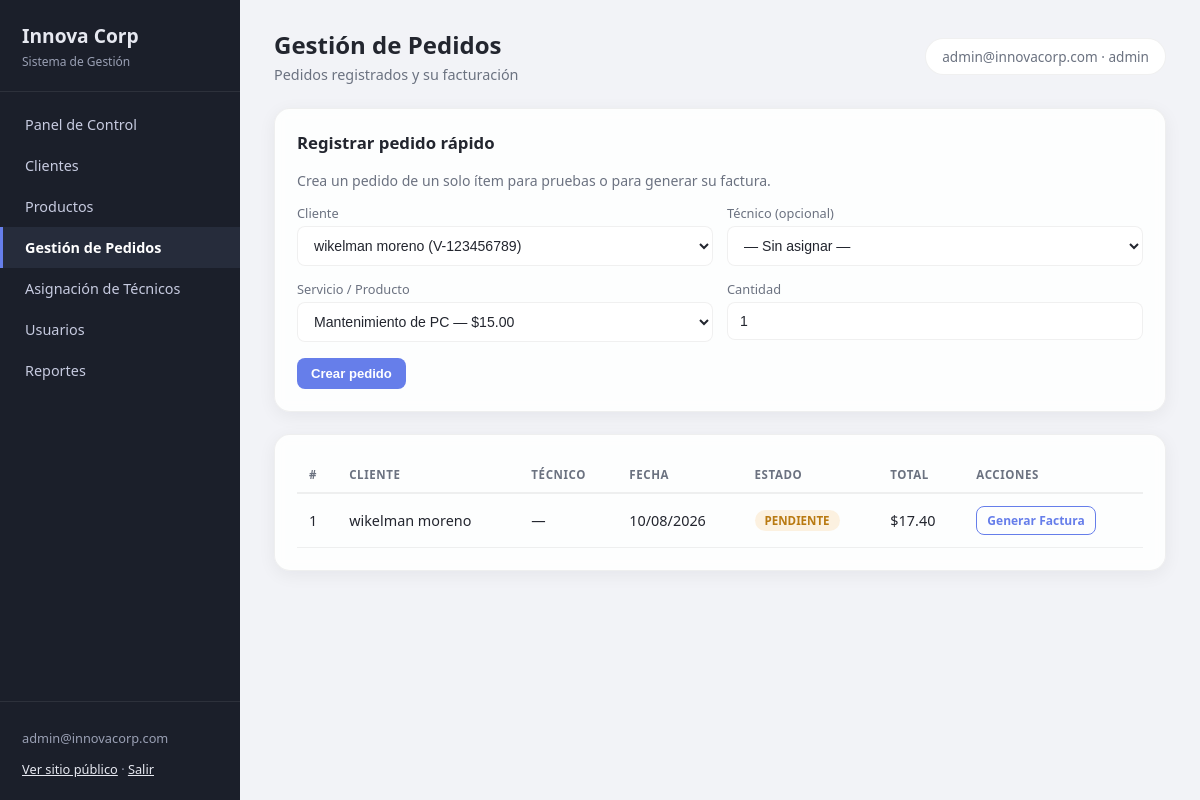
Page /admin/pedidos (signed in) on the earlier database version.
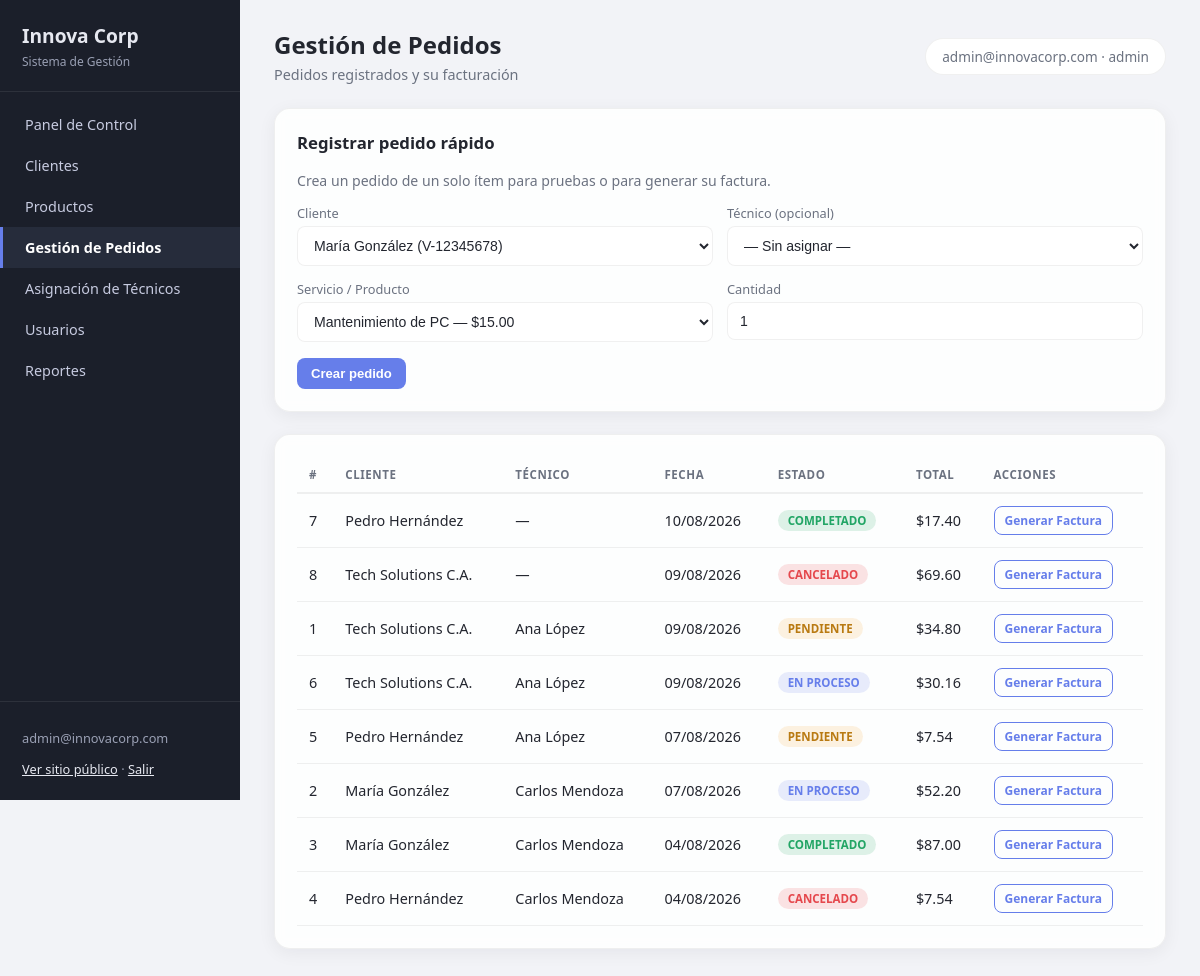
Same page on the later database version.
### models.py (models this page shows, shortened)
class Pedido(db.Model):
    __tablename__ = 'pedidos'
    id_pedido = db.Column(db.Integer, primary_key=True)
    id_cliente = db.Column(db.Integer, db.ForeignKey('clientes.id_cliente'), nullable=False)
    id_tecnico = db.Column(db.Integer, db.ForeignKey('tecnicos.id_tecnico'))
    id_usuario_crea = db.Column(db.Integer, db.ForeignKey('usuarios.id_usuario'))
    fecha_pedido = db.Column(db.DateTime, default=datetime.utcnow)
    estado = db.Column(db.String(20), nullable=False, default='pendiente')
    subtotal = db.Column(db.Numeric(12, 2), default=0)
    monto_iva = db.Column(db.Numeric(12, 2), default=0)
    total = db.Column(db.Numeric(12, 2), default=0)
    observaciones = db.Column(db.Text)
    cliente = db.relationship('Cliente', backref='pedidos')
    tecnico = db.relationship('Tecnico', backref='pedidos')

class Cliente(db.Model):
    __tablename__ = 'clientes'
    id_cliente = db.Column(db.Integer, primary_key=True)
    id_usuario = db.Column(db.Integer, db.ForeignKey('usuarios.id_usuario'))
    nombre_razon_social = db.Column(db.String(150), nullable=False)
    tipo_documento = db.Column(db.String(1), nullable=False)  # V, E, J, G, P
    numero_documento = db.Column(db.String(15), nullable=False)
    rif = db.Column(db.String(20))
    direccion_fiscal = db.Column(db.Text, nullable=False)
    telefono = db.Column(db.String(20))
    correo = db.Column(db.String(100))
    fecha_registro = db.Column(db.DateTime, default=datetime.utcnow)

class Tecnico(db.Model):
    __tablename__ = 'tecnicos'
    id_tecnico = db.Column(db.Integer, primary_key=True)
    id_usuario = db.Column(db.Integer, db.ForeignKey('usuarios.id_usuario'))
    nombre_completo = db.Column(db.String(150), nullable=False)
    cedula = db.Column(db.String(15), nullable=False, unique=True)
    especialidad = db.Column(db.String(100))
    telefono = db.Column(db.String(20))
    activo = db.Column(db.Boolean, default=True)

### app.py (the view, shortened to what this page needs)
@app.route('/admin/pedidos', methods=['GET', 'POST'])
@admin_required
def admin_pedidos():
    pedidos = Pedido.query.order_by(Pedido.fecha_pedido.desc()).all()
    clientes = Cliente.query.all()
    tecnicos = Tecnico.query.filter_by(activo=True).all()
    servicios = Servicio.query.filter_by(activo=True).all()
    return render_template(
        'admin/pedidos.html', activo='pedidos',
        pedidos=pedidos, clientes=clientes, tecnicos=tecnicos, servicios=servicios
    )

### app.py (called while the page is built)
@login_manager.user_loader
def load_user(id_usuario):
    return Usuario.query.get(int(id_usuario))

def admin_required(f):
    @wraps(f)
    def decorated(*args, **kwargs):
        if not current_user.is_authenticated or current_user.rol != 'admin':
            if request.path.startswith('/api/') or request.headers.get('Accept') == 'application/json':
                return jsonify({'error': 'No autorizado'}), 401
            flash('No tienes permisos para acceder a esa seccion.', 'error')
            return redirect(url_for('login'))
        return f(*args, **kwargs)
    return decorated

@app.before_request
def ensure_db():
    if not hasattr(app, '_db_initialized'):
        inicializar_bd()
        app._db_initialized = True

### templates/admin/pedidos.html (shortened to what this page needs)
{% extends "admin/base.html" %}
{% block encabezado %}Gestión de Pedidos{% endblock %}
{% block subtitulo %}Pedidos registrados y su facturación{% endblock %}
{% block contenido %}
<div class="card">
    <h3>Registrar pedido rápido</h3>
    <p class="card-desc">Crea un pedido de un solo ítem para pruebas o para generar su factura.</p>
    <form method="POST" action="{{ url_for('admin_pedidos') }}">
        <div class="form-grid">
            <div>
                <label>Cliente</label>
                <select name="id_cliente" required>
                    {% for c in clientes %}
                    <option value="{{ c.id_cliente }}">{{ c.nombre_razon_social }} ({{ c.rif }})</option>
                    {% endfor %}
                </select>
            </div>
            <div>
                <label>Técnico (opcional)</label>
                <select name="id_tecnico">
                    <option value="">— Sin asignar —</option>
                </select>
            </div>
            <div>
                <label>Servicio / Producto</label>
                <select name="id_servicio" required>
                    {% for s in servicios %}
                    <option value="{{ s.id_servicio }}">{{ s.nombre }} — ${{ '%.2f'|format(s.precio_unitario) }}</option>
                    {% endfor %}
                </select>
            </div>
            <div>
                <label>Cantidad</label>
                <input type="number" name="cantidad" min="1" value="1" required>
            </div>
        </div>
        <div class="form-actions">
            <button type="submit" class="btn btn-primary">Crear pedido</button>
        </div>
    </form>
</div>
<div class="card">
    {% if pedidos %}
    <table class="tabla-admin">
        <thead>
            <tr>
                <th>#</th>
                <th>Cliente</th>
                <th>Técnico</th>
                <th>Fecha</th>
                <th>Estado</th>
                <th>Total</th>
                <th>Acciones</th>
            </tr>
        </thead>
        <tbody>
            {% for p in pedidos %}
            <tr>
                <td>{{ p.id_pedido }}</td>
                <td>{{ p.cliente.nombre_razon_social if p.cliente else '-' }}</td>
                <td>{{ p.tecnico.nombre_completo if p.tecnico else '—' }}</td>
                <td>{{ p.fecha_pedido.strftime('%d/%m/%Y') if p.fecha_pedido else '-' }}</td>
                <td><span class="badge badge-{{ p.estado }}">{{ p.estado.replace('_',' ') }}</span></td>
                <td>${{ '%.2f'|format(p.total) }}</td>
                <td>
                    <a class="btn btn-outline btn-sm" href="{{ url_for('generar_factura_pdf', id_pedido=p.id_pedido) }}">
                        Generar Factura
                    </a>
                </td>
            </tr>
            {% endfor %}
        </tbody>
    </table>
    {% else %}
    <div class="empty-state">No hay pedidos registrados todavía.</div>
    {% endif %}
</div>
{% endblock %}

Differences in the rows shown:
added Pedido: id_pedido "7", cliente "Pedro Hernández", tecnico "—", fecha_pedido "10/08/2026", estado.replace "COMPLETADO", total "17.40"
added Pedido: id_pedido "8", cliente "Tech Solutions C.A.", tecnico "—", fecha_pedido "09/08/2026", estado.replace "CANCELADO", total "69.60"
changed Pedido id 1: cliente "wikelman moreno" → "Tech Solutions C.A."; tecnico "—" → "Ana López"; fecha_pedido "10/08/2026" → "09/08/2026"; total "17.40" → "34.80"
added Pedido: id_pedido "6", cliente "Tech Solutions C.A.", tecnico "Ana López", fecha_pedido "09/08/2026", estado.replace "EN PROCESO", total "30.16"
added Pedido: id_pedido "5", cliente "Pedro Hernández", tecnico "Ana López", fecha_pedido "07/08/2026", estado.replace "PENDIENTE", total "7.54"
added Pedido: id_pedido "2", cliente "María González", tecnico "Carlos Mendoza", fecha_pedido "07/08/2026", estado.replace "EN PROCESO", total "52.20"
added Pedido: id_pedido "3", cliente "María González", tecnico "Carlos Mendoza", fecha_pedido "04/08/2026", estado.replace "COMPLETADO", total "87.00"
added Pedido: id_pedido "4", cliente "Pedro Hernández", tecnico "Carlos Mendoza", fecha_pedido "04/08/2026", estado.replace "CANCELADO", total "7.54"
Other differences:
form field id_cliente: "wikelman moreno (V-123456789)" → "María González (V-12345678)"
